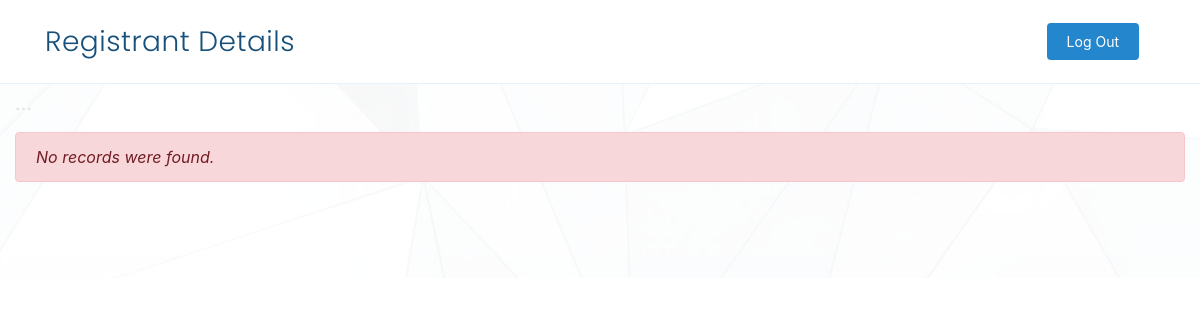
Page /admin.php (signed in) on the earlier database version.
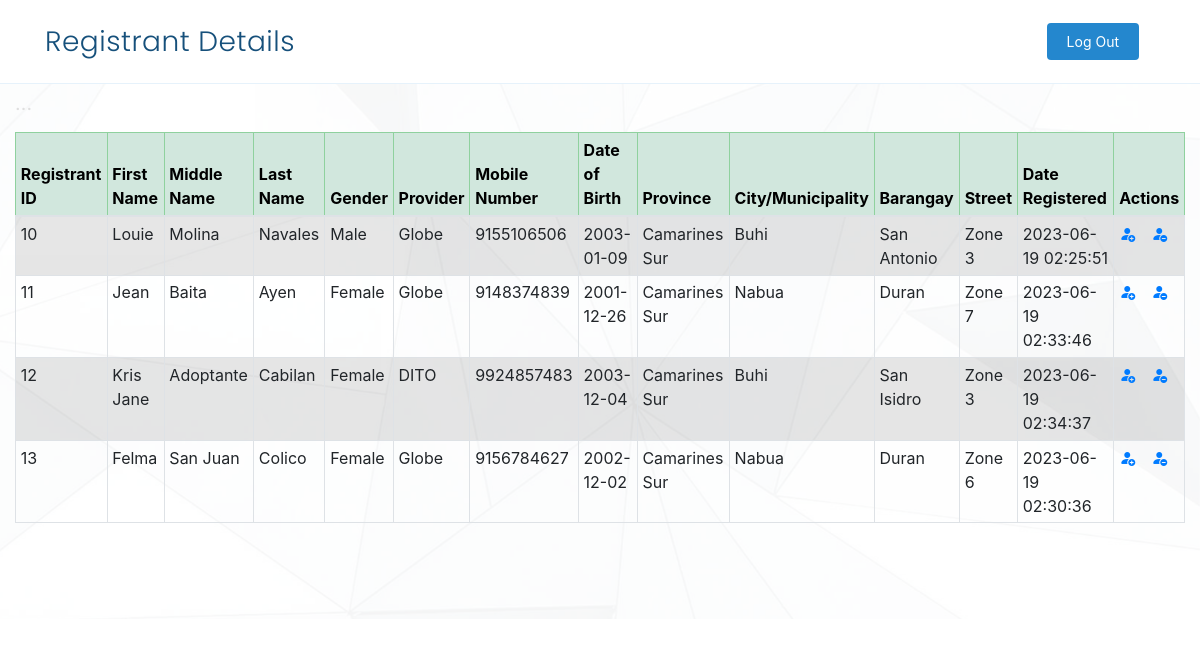
Same page on the later database version.
### tables this page shows
CREATE TABLE `registrants` (
  `id` int(11) NOT NULL,
  `firstname` varchar(50) NOT NULL,
  `middlename` varchar(50) NOT NULL,
  `surname` varchar(50) NOT NULL,
  `gender` varchar(10) NOT NULL,
  `provider` varchar(10) NOT NULL,
  `mobile_number` bigint(20) NOT NULL,
  `date_of_birth` text NOT NULL,
  `province` varchar(50) NOT NULL,
  `city` varchar(50) NOT NULL,
  `barangay` varchar(50) NOT NULL,
  `street` text NOT NULL,
  `date_registered` timestamp NOT NULL DEFAULT current_timestamp() ON UPDATE current_timestamp()
);

### admin.php (the view, shortened to what the changed rows need)
<!DOCTYPE html>
<html lang="en">
<head>
  <link href="assets/vendor/aos/aos.css" rel="stylesheet">
  <link href="assets/vendor/bootstrap/css/bootstrap.min.css" rel="stylesheet">
  <link href="assets/vendor/bootstrap-icons/bootstrap-icons.css" rel="stylesheet">
  <link href="assets/vendor/boxicons/css/boxicons.min.css" rel="stylesheet">
  <link href="assets/vendor/glightbox/css/glightbox.min.css" rel="stylesheet">
  <link href="assets/vendor/remixicon/remixicon.css" rel="stylesheet">
  <link href="assets/vendor/swiper/swiper-bundle.min.css" rel="stylesheet">
  <link href="assets/css/style.css" rel="stylesheet">
  <link rel="stylesheet" href="https://stackpath.bootstrapcdn.com/bootstrap/4.5.2/css/bootstrap.min.css">
  <link rel="stylesheet" href="https://stackpath.bootstrapcdn.com/bootstrap/4.5.2/css/bootstrap.min.css">
  <link rel="stylesheet" href="https://maxcdn.bootstrapcdn.com/font-awesome/4.7.0/css/font-awesome.min.css">
</head>
<body>
<header id="header" class="fixed-top">
    <div class="container d-flex align-items-center justify-content-between">
      <h1 class="logo"><a>Registrant Details</a></h1>
    </div>
  </header>
  <section id="hero">
        <div class="container-fluid">
            <div class="mb-3 clearfix">
                <h2 class="pull-left">...</h2>
            </div>
            <div class="row">
                <div class="col-md-12">
                    <?php
                    require_once "config.php";
                    $sql = "SELECT * FROM registrants";
                    if($result = mysqli_query($link, $sql)){
                        if(mysqli_num_rows($result) > 0){
                            echo '<table class="table table-bordered table-striped table-hover table-sm table-responsive{-sm|-md|-lg|-xl|-xxl}" data-aos="fade-down" data-aos-delay="100">';
                                echo '<thead class="table-success ">';
                                    echo "<tr>";
                                        echo "<th>Registrant ID</th>";
                                        echo "<th>First Name</th>";
                                        echo "<th>Middle Name</th>";
                                        echo "<th>Last Name</th>";
                                        echo "<th>Gender</th>";
                                        echo "<th>Provider</th>";
                                        echo "<th>Mobile Number</th>";
                                        echo "<th>Date of Birth</th>";
                                        echo "<th>Province</th>";
                                        echo "<th>City/Municipality</th>";
                                        echo "<th>Barangay</th>";
                                        echo "<th>Street</th>";
                                        echo "<th>Date Registered</th>";
                                        echo "<th>Actions</th>";
                                    echo "</tr>";
                                echo "</thead>";
                                echo "<tbody>";
                                while($row = mysqli_fetch_array($result)){
                                    echo "<tr>";
                                        echo "<td>" . $row['id'] . "</td>";
                                        echo "<td>" . $row['firstname'] . "</td>";
                                        echo "<td>" . $row['middlename'] . "</td>";
                                        echo "<td>" . $row['surname'] . "</td>";
                                        echo "<td>" . $row['gender'] . "</td>";
                                        echo "<td>" . $row['provider'] . "</td>";
                                        echo "<td>" . $row['mobile_number'] . "</td>";
                                        echo "<td>" . $row['date_of_birth'] . "</td>";
                                        echo "<td>" . $row['province'] . "</td>";
                                        echo "<td>" . $row['city'] . "</td>";
                                        echo "<td>" . $row['barangay'] . "</td>";
                                        echo "<td>" . $row['street'] . "</td>";
                                        echo "<td>" . $row['date_registered'] . "</td>";
                                        echo "<td>";
                                            echo '<a href="update.php?id='. $row['id'] .'" class="mr-3" title="Update Registrant" data-toggle="tooltip"><span class="bi bi-person-fill-add"></span></a>';
                                            echo '<a href="delete.php?id='. $row['id'] .'" title="Delete Registrant" data-toggle="tooltip"><span class="bi bi-person-fill-dash"></span></a>';
                                        echo "</td>";
                                    echo "</tr>";
                                }
                                echo "</tbody>";
                            echo "</table>";
                        } else{
                            echo '<div class="alert alert-danger"><em>No records were found.</em></div>';
                        }
                    } else{
                        echo "Oops! Something went wrong. Please try again later.";
                    }
                    ?>
                </div>
            </div>
        </div>
    </section>
</body>
</html>

Differences in the rows shown:
added registrants: id "10", firstname "Louie", middlename "Molina", surname "Navales", gender "Male", provider "Globe", mobile_number "9155106506", date_of_birth "2003-01-09", province "Camarines Sur", city "Buhi", barangay "San Antonio", street "Zone 3", date_registered "2023-06-19 02:25:51"
added registrants: id "11", firstname "Jean", middlename "Baita", surname "Ayen", gender "Female", provider "Globe", mobile_number "9148374839", date_of_birth "2001-12-26", province "Camarines Sur", city "Nabua", barangay "Duran", street "Zone 7", date_registered "2023-06-19 02:33:46"
added registrants: id "12", firstname "Kris Jane", middlename "Adoptante", surname "Cabilan", gender "Female", provider "DITO", mobile_number "9924857483", date_of_birth "2003-12-04", province "Camarines Sur", city "Buhi", barangay "San Isidro", street "Zone 3", date_registered "2023-06-19 02:34:37"
added registrants: id "13", firstname "Felma", middlename "San Juan", surname "Colico", gender "Female", provider "Globe", mobile_number "9156784627", date_of_birth "2002-12-02", province "Camarines Sur", city "Nabua", barangay "Duran", street "Zone 6", date_registered "2023-06-19 02:30:36"
Other differences:
text no longer shown: "No records were found."
text now shown: "Registrant ID First Name Middle Name Last Name Gender Provider Mobile Number Date of Birth Province City/Municipality Barangay Street Date Registered Actions"
